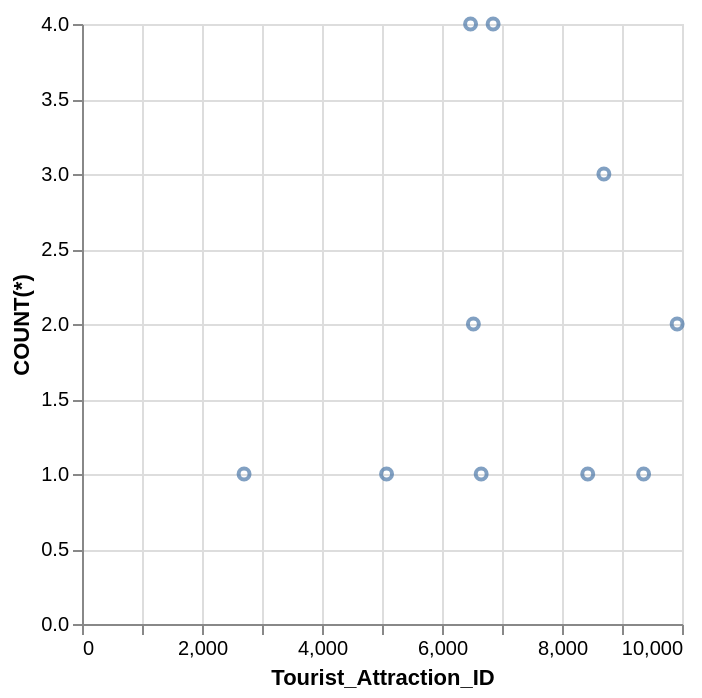

Specify this chart in Vega-Lite:
### Vega-Lite specification from a JSON file in a GitHub repository (floating-point values rounded to 4 significant figures)
{"data": {"values": [{"x_data": 2701, "y_data": 1}, {"x_data": 5076, "y_data": 1}, {"x_data": 6476, "y_data": 4}, {"x_data": 6523, "y_data": 2}, {"x_data": 6653, "y_data": 1}, {"x_data": 6852, "y_data": 4}, {"x_data": 8429, "y_data": 1}, {"x_data": 8698, "y_data": 3}, {"x_data": 9360, "y_data": 1}, {"x_data": 9919, "y_data": 2}]}, "mark": "point", "encoding": {"x": {"field": "x_data", "type": "quantitative", "title": "Tourist_Attraction_ID"}, "y": {"field": "y_data", "type": "quantitative", "title": "COUNT(*)"}}}
